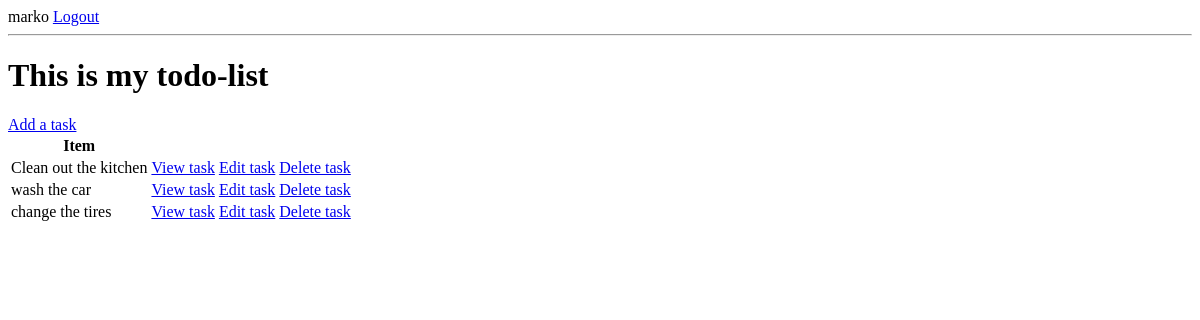
Page / (signed in) on the earlier database version.
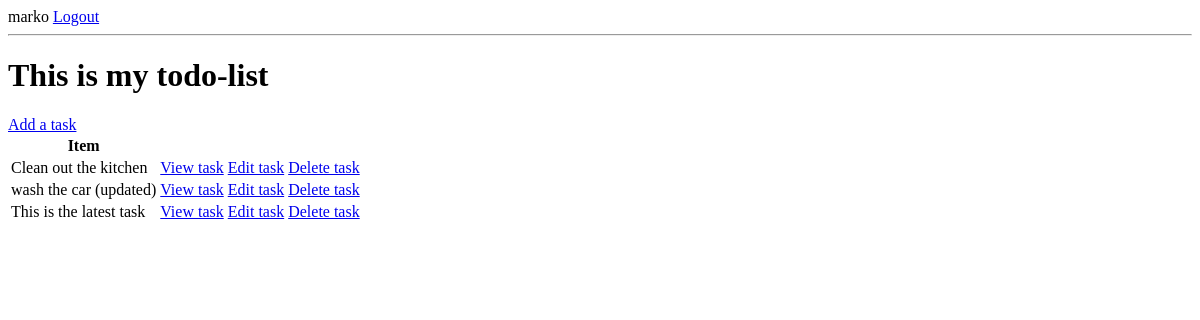
Same page on the later database version.
### base/models.py (models this page shows, shortened)
class Task(models.Model):
    user = models.ForeignKey(User, on_delete=models.CASCADE, null=True, blank=True)
    title = models.CharField(max_length=200)
    description = models.TextField(null=True, blank=True)
    complete = models.BooleanField(default=False) # default value is False
    created = models.DateTimeField(auto_now_add=True) # auto_now_add=True means that the field will be automatically set to now when the object is first created
    class Meta:
        ordering = ['complete']

### base/views.py (the view)
# urls.py: path('', TaskList.as_view(), name='tasks'),
class TaskList(LoginRequiredMixin, ListView):
    model = Task
    context_object_name = 'todo_tasks'

### base/templates/base/task_list.html (shortened to what this page needs)
{% if request.user.is_authenticated %}
    <a href="{% url 'logout' %}">Logout</a>
{% else %}
    <a href="{% url 'login' %}">Login</a>
{% endif %}
<hr>
<h1> This is my todo-list</h1>
<a href="{% url 'create-task' %}">Add a task</a>
<table>
    <tr>
        <th>Item</th>
        <th></th>
        <th></th>
    </tr>
    {% for task in todo_tasks %}
    <tr>
        <td>{{ task.title }}</td>
        <td><a href="{% url 'task' task.id %}">View task</a></td>
        <td><a href="{% url 'task-update' task.id %}">Edit task</a></td>
        <td><a href="{% url 'task-delete' task.id %}">Delete task</a></td>
    </tr>
    {% empty %}
        <tr>
            <td>No tasks!</td>
        </tr>
    {% endfor %}
</table>

Differences in the rows shown:
removed Task: title "change the tires"
changed Task: title "wash the car" → "wash the car (updated)"
added Task: title "This is the latest task"
